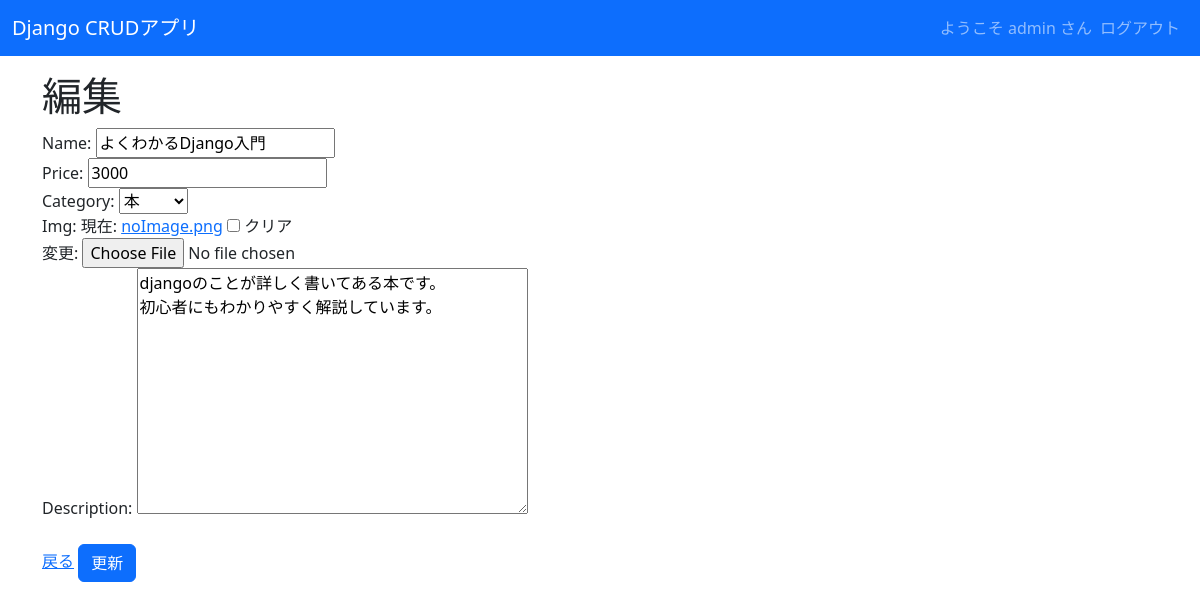
Screenshot of /crud/edit/1 (signed in) with the database file from the repository.
### crud/models.py (models this page shows, shortened)
class Product(models.Model):
    name = models.CharField(max_length=200)
    price = models.PositiveIntegerField()
    category = models.ForeignKey(Category, on_delete=models.CASCADE)
    img = models.ImageField(blank=True, default="noImage.png")
    description = models.TextField(blank=True, null=True)

class Category(models.Model):
    name = models.CharField(max_length=200)
    def __str__(self):
        return self.name

### crud/views.py (the view)
# urls.py: path('crud/edit/<int:pk>', views.ProductUpdateView.as_view(), name="edit"),
class ProductUpdateView(LoginRequiredMixin, UpdateView):
     model = Product
     fields = '__all__'
     template_name_suffix = '_update_form'

### crud/templates/crud/product_update_form.html (shortened to what this page needs)
{% extends "base.html" %}
{% load bootstrap %}
{% block content %}
<h1>編集</h1>
<form method="post" enctype="multipart/form-data">
    {{ form|bootstrap }}
    <br>
    <a href="{% url 'list' %}">戻る</a>
    <input type="submit" class="btn btn-primary" value="更新">
</form>
{% endblock %}

### crud/templates/base.html (shortened to what this page needs)
<!DOCTYPE html>
<html lang="ja">
<head>
<link href="https://cdn.jsdelivr.net/npm/bootstrap@5.3.0-alpha3/dist/css/bootstrap.min.css" rel="stylesheet">
</head>
<body>
    <nav class="navbar navbar-expand-lg navbar-dark bg-primary" style="margin-bottom: 1rem;">
        <div class="container-fluid">
            <a class="navbar-brand" href="{% url 'list' %}">Django CRUDアプリ</a>
            <div class="collapse navbar-collapse" id="navbarNav">
                <ul class="navbar-nav ms-auto">
                    {% if request.user.is_authenticated %}
                    <span class="navbar-text">
                        ようこそ {{ user.get_username }} さん
                    </span>
                    <li class="nav-item">
                        <form action="{% url 'logout' %}" method="post">
                            <input class="nav-link" type="submit" value="ログアウト">
                        </form>
                    </li>
                    {% else %}
                    <li class="nav-item">
                        <a class="nav-link" href="{% url 'login' %}">ログイン</a>
                    </li>
                    {% endif %}
                </ul>
            </div>
        </div>
    </nav>
    <div class="container">
        {% block content %}{% endblock %}
    </div>
</body>
</html>

### rows the page displays
Product: name "よくわかるDjango入門", price "3000", category "本", description "djangoのことが詳しく書いてある本です。 初心者にもわかりやすく解説しています。"

### other values shown
{{ user.get_username }} "admin"
